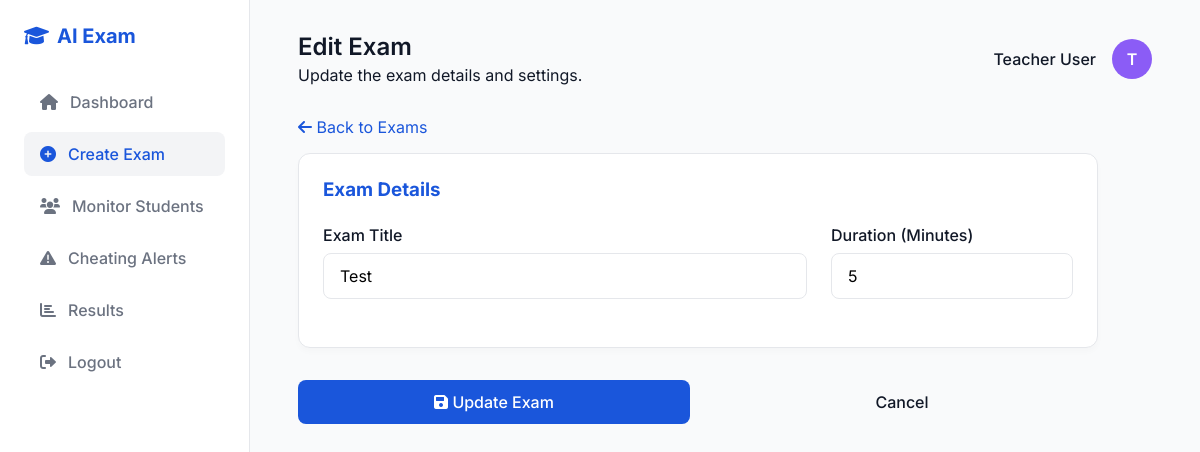
The page /teacher/edit_exam/1 (signed in) on the database as committed earlier.
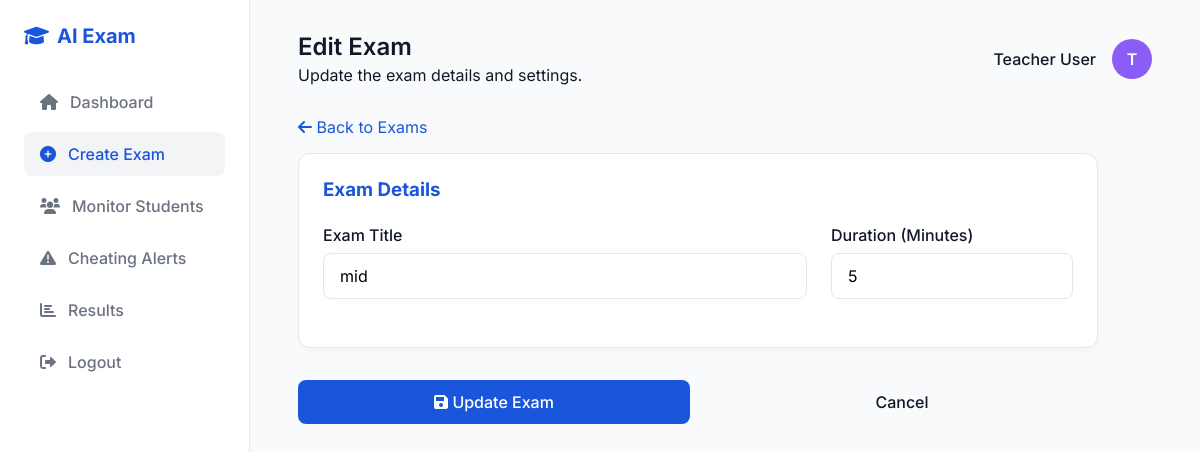
The same page on the database as committed later.
### tables this page shows
CREATE TABLE exams (
            id INTEGER PRIMARY KEY AUTOINCREMENT,
            exam_name TEXT NOT NULL,
            duration INTEGER NOT NULL,
            created_date DATETIME DEFAULT CURRENT_TIMESTAMP,
            created_by INTEGER NOT NULL,
            FOREIGN KEY (created_by) REFERENCES users (id)
        );

### app.py (the view, shortened to what this page needs)
@app.route('/teacher/edit_exam/<int:exam_id>', methods=['GET', 'POST'])
def edit_exam(exam_id):
    if session.get('role') != 'teacher':
        return redirect(url_for('login'))
    conn = get_db_connection()
    exam = conn.execute('SELECT * FROM exams WHERE id = ? AND created_by = ?', (exam_id, session['user_id'])).fetchone()
    if not exam:
        conn.close()
        flash('Exam not found or access denied.')
        return redirect(url_for('manage_exams'))
    conn.close()
    return render_template('edit_exam.html', exam=exam)

### app.py (called while the page is built)
def get_db_connection():
    conn = sqlite3.connect(DATABASE)
    conn.row_factory = sqlite3.Row
    return conn

### templates/edit_exam.html (shortened to what this page needs)
<!DOCTYPE html>
<html lang="en">
<head>
    <link rel="stylesheet" href="{{ url_for('static', filename='style.css') }}">
    <link href="https://cdnjs.cloudflare.com/ajax/libs/font-awesome/6.0.0/css/all.min.css" rel="stylesheet">
</head>
<body>
    <div class="dashboard-layout">
        <aside class="sidebar">
            <div class="sidebar-logo">
                <i class="fas fa-graduation-cap"></i> AI Exam
            </div>
            <nav class="sidebar-nav">
                <a href="{{ url_for('teacher_dashboard') }}" class="nav-link"><i class="fas fa-home"></i> Dashboard</a>
                <a href="{{ url_for('exam_hub') }}" class="nav-link active"><i class="fas fa-plus-circle"></i> Create Exam</a>
                <a href="#" class="nav-link"><i class="fas fa-users"></i> Monitor Students</a>
                <a href="{{ url_for('teacher_alerts') }}" class="nav-link"><i class="fas fa-exclamation-triangle"></i> Cheating Alerts</a>
                <a href="#" class="nav-link"><i class="fas fa-chart-bar"></i> Results</a>
                <a href="{{ url_for('logout') }}" class="nav-link"><i class="fas fa-sign-out-alt"></i> Logout</a>
            </nav>
        </aside>
        <main class="main-content">
            <header class="header">
                <div>
                    <div class="header-title">Edit Exam</div>
                    <p class="text-muted" style="margin-top: 0.25rem;">Update the exam details and settings.</p>
                </div>
                <div class="user-profile">
                    <span style="font-weight: 500;">{{ session['name'] }}</span>
                    <div class="avatar" style="background-color: #8B5CF6;">{{ session['name'][0] }}</div>
                </div>
            </header>
            <div style="margin-bottom: 1rem;">
                <a href="{{ url_for('manage_exams') }}" style="color: var(--primary); text-decoration: none;">
                    <i class="fas fa-arrow-left"></i> Back to Exams
                </a>
            </div>
            <form method="POST" action="{{ url_for('edit_exam', exam_id=exam.id) }}" style="max-width: 800px;">
                <div class="stat-card" style="margin-bottom: 2rem;">
                    <h3 style="margin-bottom: 1.5rem; color: var(--primary);">Exam Details</h3>
                    <div style="display: grid; grid-template-columns: 2fr 1fr; gap: 1.5rem;">
                        <div class="form-group mb-0">
                            <label class="form-label" for="exam_name">Exam Title</label>
                            <input class="form-input" type="text" id="exam_name" name="exam_name" value="{{ exam.exam_name }}" required>
                        </div>
                        <div class="form-group mb-0">
                            <label class="form-label" for="duration">Duration (Minutes)</label>
                            <input class="form-input" type="number" id="duration" name="duration" min="5" value="{{ exam.duration }}" required>
                        </div>
                    </div>
                </div>
                <div style="display: flex; gap: 1rem; margin-top: 1rem;">
                    <button type="submit" class="btn-primary"><i class="fas fa-save"></i> Update Exam</button>
                    <a href="{{ url_for('manage_exams') }}" class="btn-primary" style="background-color: var(--bg-alt); color: var(--text-main); text-decoration: none; display: inline-flex; align-items: center; justify-content: center;">Cancel</a>
                </div>
            </form>
        </main>
    </div>
</body>
</html>

Rows that differ between the two databases and show on the page:
changed exams: exam_name "Test" → "mid"
